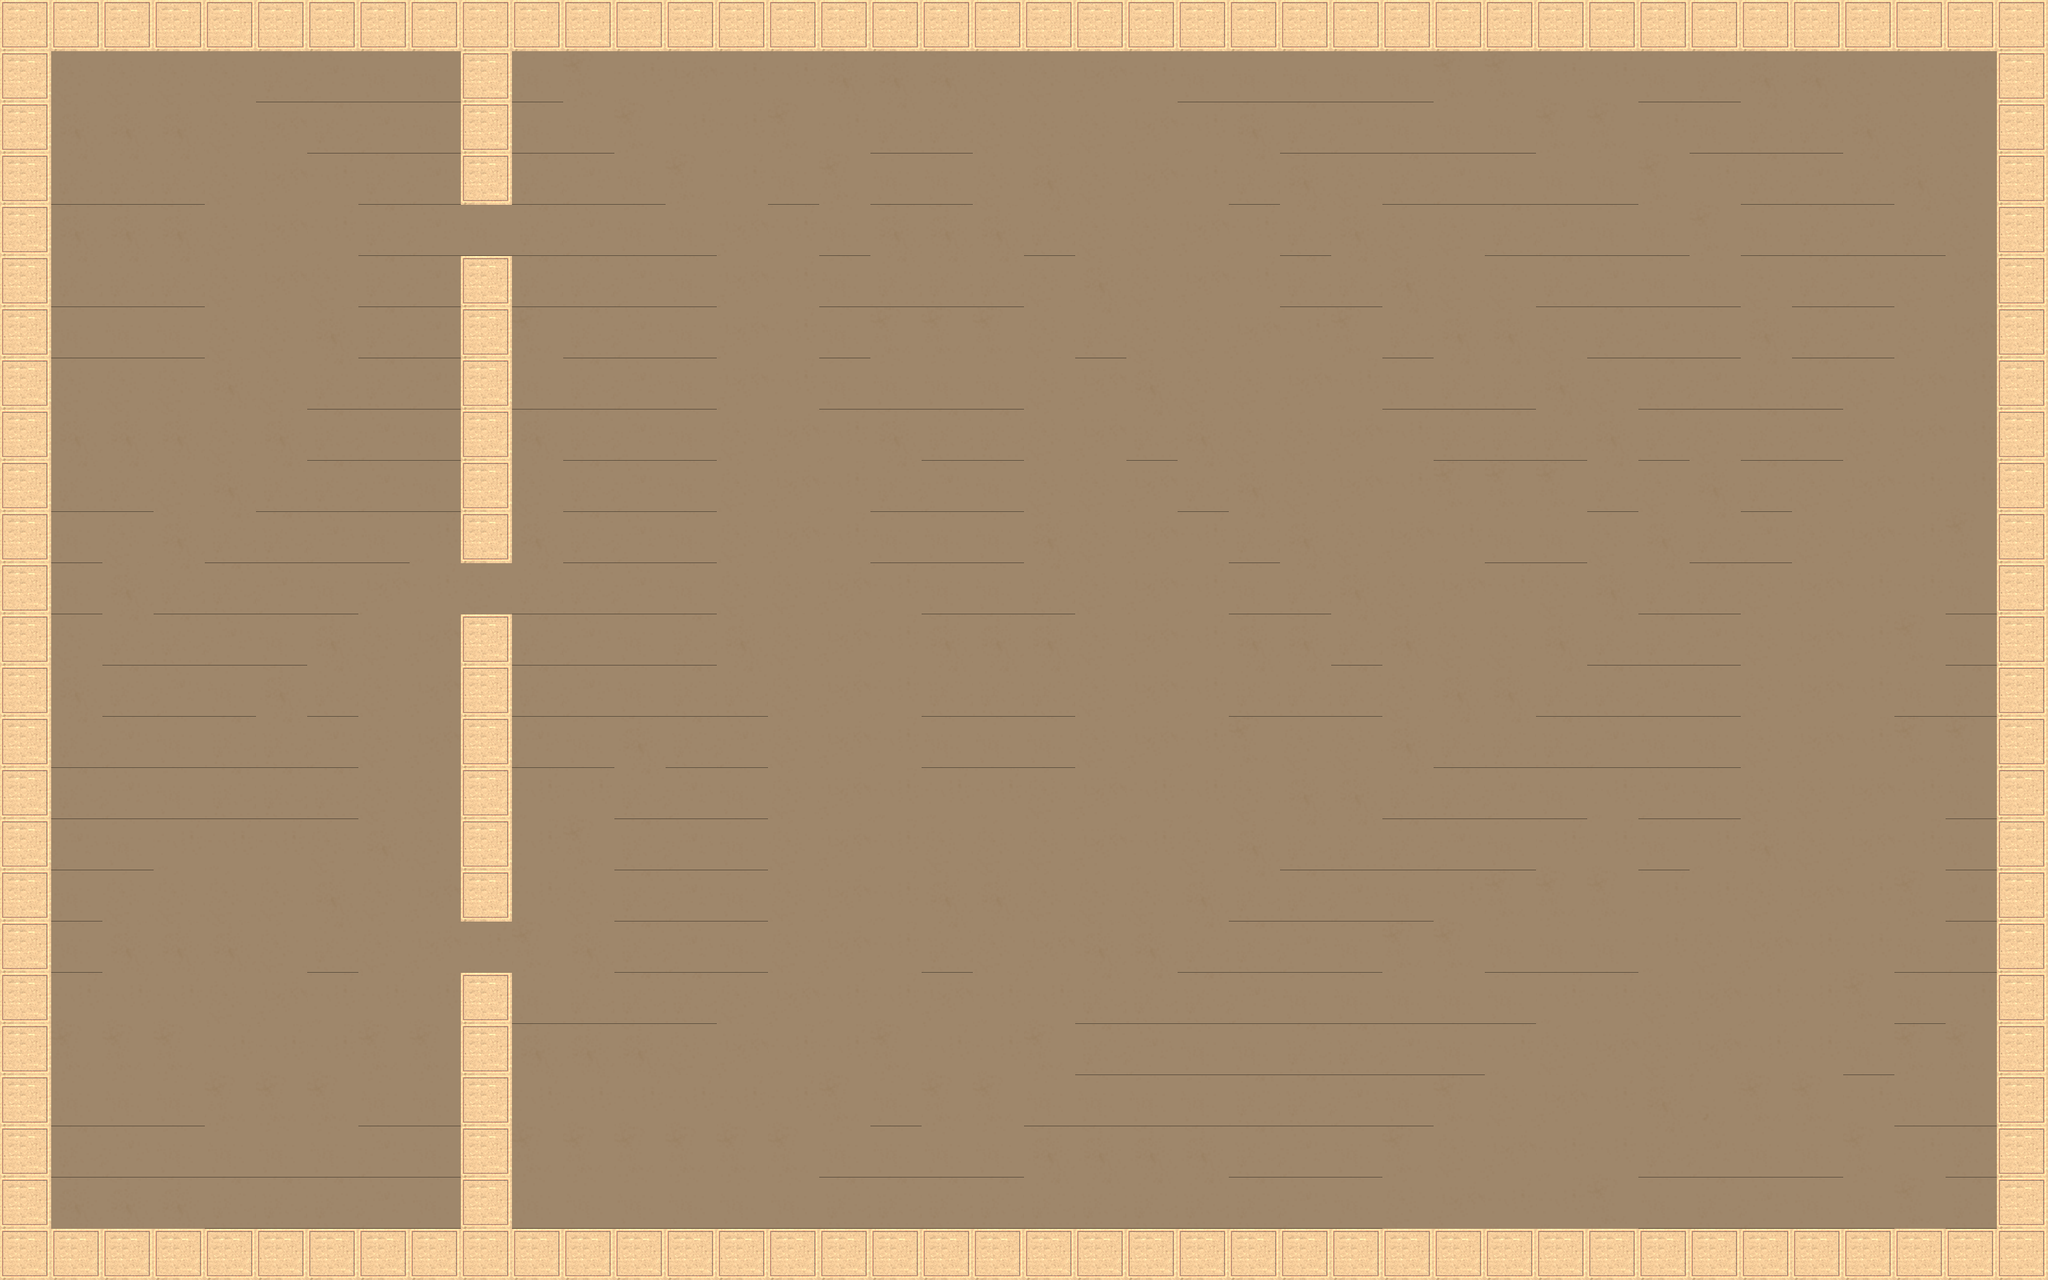

This game map was drawn from its Tiled (.tmx) file and the tilesets committed beside it. A one-line description and the trimmed map source follow:
An orthogonal 40x25 tile map with 64x64 px tiles, 1 tile layer (bg) and 47 objects.

<map version="1.8" tiledversion="1.8.2" orientation="orthogonal" renderorder="right-down" width="40" height="25" tilewidth="64" tileheight="64" infinite="0" nextlayerid="53" nextobjectid="199">
 <tileset firstgid="1" source="tempTileset.tsx" />
 <objectgroup id="41" name="Copy of split">
  <properties>
   <property name="switchLayer" type="bool" value="true" />
  </properties>
  <object id="167" x="1408" y="256" width="64" height="64">
   <properties>
    <property name="On" type="bool" value="false" />
    <property name="angle" type="float" value="0" />
    <property name="lightSource" type="bool" value="true" />
   </properties>
  </object>
  <object id="168" x="1427" y="275" width="26" height="26">
   <properties>
    <property name="switch" type="bool" value="true" />
   </properties>
  </object>
 </objectgroup>
 <objectgroup id="42" name="Copy of Copy of split">
  <properties>
   <property name="switchLayer" type="bool" value="true" />
  </properties>
  <object id="165" x="1408" y="256" width="64" height="64">
   <properties>
    <property name="On" type="bool" value="true" />
    <property name="angle" type="float" value="90" />
    <property name="lightSource" type="bool" value="true" />
   </properties>
  </object>
  <object id="166" x="1427" y="275" width="26" height="26">
   <properties>
    <property name="switch" type="bool" value="true" />
   </properties>
  </object>
 </objectgroup>
 <objectgroup id="52" name="Copy of Copy of split">
  <properties>
   <property name="switchLayer" type="bool" value="true" />
  </properties>
  <object id="195" x="1250" y="706" width="64" height="64">
   <properties>
    <property name="On" type="bool" value="false" />
    <property name="angle" type="float" value="0" />
    <property name="lightSource" type="bool" value="true" />
   </properties>
  </object>
  <object id="196" x="1269" y="725" width="26" height="26">
   <properties>
    <property name="switch" type="bool" value="true" />
   </properties>
  </object>
 </objectgroup>
 <objectgroup id="51" name="Copy of Copy of Copy of split">
  <properties>
   <property name="switchLayer" type="bool" value="true" />
  </properties>
  <object id="193" x="1250" y="706" width="64" height="64">
   <properties>
    <property name="On" type="bool" value="true" />
    <property name="angle" type="float" value="90" />
    <property name="lightSource" type="bool" value="true" />
   </properties>
  </object>
  <object id="194" x="1269" y="725" width="26" height="26">
   <properties>
    <property name="switch" type="bool" value="true" />
   </properties>
  </object>
 </objectgroup>
 <layer id="1" name="bg" width="40" height="25">
  <data>[1000 cells, 1000 non-empty, 10 distinct tile ids]</data>
 </layer>
 <objectgroup id="43" name="Copy of Copy of split">
  <properties>
   <property name="switchLayer" type="bool" value="true" />
  </properties>
  <object id="171" x="1088" y="1152" width="64" height="64">
   <properties>
    <property name="On" type="bool" value="false" />
    <property name="angle" type="float" value="0" />
    <property name="lightSource" type="bool" value="true" />
   </properties>
  </object>
  <object id="172" x="1107" y="1171" width="26" height="26">
   <properties>
    <property name="switch" type="bool" value="true" />
   </properties>
  </object>
 </objectgroup>
 <objectgroup id="45" name="Copy of Copy of Copy of Copy of split">
  <properties>
   <property name="switchLayer" type="bool" value="true" />
  </properties>
  <object id="175" x="1088" y="1152" width="64" height="64">
   <properties>
    <property name="On" type="bool" value="false" />
    <property name="angle" type="float" value="270" />
    <property name="lightSource" type="bool" value="true" />
   </properties>
  </object>
  <object id="176" x="1107" y="1171" width="26" height="26">
   <properties>
    <property name="switch" type="bool" value="true" />
   </properties>
  </object>
 </objectgroup>
 <objectgroup id="7" name="startray">
  <object id="19" x="256" y="1088" width="64" height="64">
   <properties>
    <property name="angle" type="float" value="270" />
    <property name="lightSource" type="bool" value="true" />
   </properties>
  </object>
 </objectgroup>
 <objectgroup id="8" name="goal">
  <object id="20" x="196.657" y="1333.5" width="192.65" height="192.65">
   <properties>
    <property name="goal" type="bool" value="true" />
   </properties>
  </object>
 </objectgroup>
 <objectgroup id="29" name="tilter">
  <properties>
   <property name="tilter" type="bool" value="true" />
  </properties>
  <object id="114" x="122.656" y="583.387" width="285.03" height="289.861">
   <properties>
    <property name="angle" type="float" value="90" />
   </properties>
  </object>
 </objectgroup>
 <objectgroup id="25" name="door">
  <properties>
   <property name="door" type="bool" value="true" />
  </properties>
  <object id="96" x="1024.62" y="656.964" width="192.727" height="177.212">
   <properties>
    <property name="On" type="bool" value="true" />
    <property name="door" type="bool" value="true" />
    <property name="mirror" type="bool" value="false" />
   </properties>
  </object>
  <object id="97" x="1365.21" y="1344" width="128" height="128">
   <properties>
    <property name="switch" type="bool" value="true" />
   </properties>
  </object>
 </objectgroup>
 <objectgroup id="46" name="Copy of door">
  <properties>
   <property name="door" type="bool" value="true" />
  </properties>
  <object id="180" x="59.7698" y="1234.96" width="513.152" height="92.303">
   <properties>
    <property name="On" type="bool" value="false" />
    <property name="door" type="bool" value="true" />
    <property name="mirror" type="bool" value="false" />
   </properties>
  </object>
  <object id="182" x="2368" y="256" width="64" height="64">
   <properties>
    <property name="switch" type="bool" value="true" />
   </properties>
  </object>
 </objectgroup>
 <objectgroup id="48" name="Copy of Copy of Copy of door">
  <properties>
   <property name="door" type="bool" value="true" />
  </properties>
  <object id="186" x="1514.32" y="1077.08" width="195.03" height="189.333">
   <properties>
    <property name="On" type="bool" value="true" />
    <property name="door" type="bool" value="true" />
    <property name="mirror" type="bool" value="false" />
   </properties>
  </object>
  <object id="188" x="1219.33" y="1342.67" width="128" height="128">
   <properties>
    <property name="switch" type="bool" value="true" />
   </properties>
  </object>
 </objectgroup>
 <objectgroup id="2" name="colliders">
  <properties>
   <property name="collidable" type="bool" value="true" />
  </properties>
  <object id="101" x="64" y="64" width="2434.42" />
  <object id="103" x="64" y="1536" width="2434.42" />
  <object id="104" x="64" y="64" height="1472" />
  </objectgroup>
 <objectgroup id="27" name="mirror">
  <properties>
   <property name="mirror" type="bool" value="true" />
  </properties>
  <!-- 1 objects omitted --></objectgroup>
 <objectgroup id="28" name="mover">
  <properties>
   <property name="mover" type="bool" value="true" />
  </properties>
  <!-- 2 objects omitted --></objectgroup>
 <objectgroup id="40" name="Copy of mover">
  <properties>
   <property name="mover" type="bool" value="true" />
  </properties>
  <!-- 2 objects omitted --></objectgroup>
 <objectgroup id="22" name="split">
  <properties>
   <property name="switchLayer" type="bool" value="true" />
  </properties>
  <!-- 2 objects omitted --></objectgroup>
 <objectgroup id="39" name="Copy of split">
  <properties>
   <property name="switchLayer" type="bool" value="true" />
  </properties>
  <!-- 2 objects omitted --></objectgroup>
 <objectgroup id="23" name="split2">
  <properties>
   <property name="switchLayer" type="bool" value="true" />
  </properties>
  <!-- 2 objects omitted --></objectgroup>
</map>
<!-- 23 of 47 objects omitted -->
